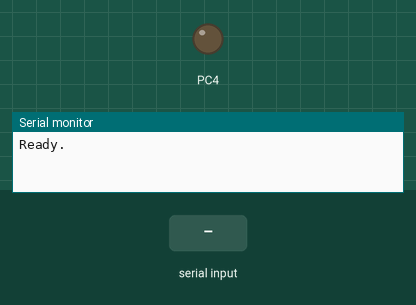
Bench run of a program on a simulated ATmega328P, built with avr-gcc and emulated at 16 MHz. Shown: output pins drawn as LEDs (lit = HIGH), the last lines printed to the serial monitor. Inputs (shaded band) come from the test bench.

Above: at 1.2 s.
1.3 s: "n" received over Serial
At 2.5 s:
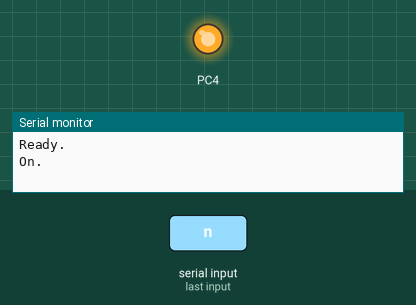
2.8 s: "m" received over Serial
At 3.9 s:
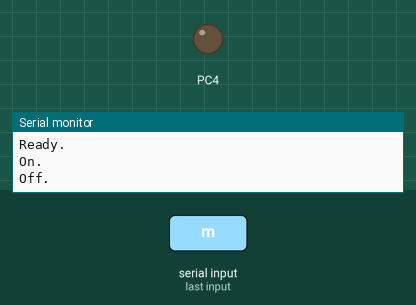
Timing chart, 0 to 5.8 s (numbered marks = the images above; inputs shaded):
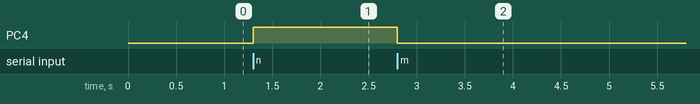

The program:

main.c
```c
/*
 * main.c
 *
 *  Created on: 06.11.2015
 *      Author: mpue
 */

#define F_CPU 16000000UL

#include <stdlib.h>
#include <avr/io.h>
#include <util/delay.h>
#include <avr/interrupt.h>
#include "uart.h"

#define setPin(PORT,PIN) PORT |= (1 << PIN)
#define clearPin(PORT,PIN) PORT &= ~(1 << PIN)

#define UART_BAUD_RATE      9600

int main(void) {

	setPin(DDRC,4);

	char buffer[4];


    /*
     *  Initialize UART library, pass baudrate and AVR cpu clock
     *  with the macro
     *  UART_BAUD_SELECT() (normal speed mode )
     *  or
     *  UART_BAUD_SELECT_DOUBLE_SPEED() ( double speed mode)
     */
    uart_init( UART_BAUD_SELECT(UART_BAUD_RATE,F_CPU) );

    /*
     * now enable interrupt, since UART library is interrupt controlled
     */
    sei();

    unsigned int c;


    uart_puts("Ready.\r\n");

	while(1) {

        /*
         * Get received character from ringbuffer
         * uart_getc() returns in the lower byte the received character and
         * in the higher byte (bitmask) the last receive error
         * UART_NO_DATA is returned when no data is available.
         *
         */
        c = uart_getc();

        if ( c & UART_NO_DATA )
        {
            /*
             * no data available from UART
             */
        }
        else
        {
            /*
             * new data available from UART
             * check for Frame or Overrun error
             */
            if ( c & UART_FRAME_ERROR )
            {
                /* Framing Error detected, i.e no stop bit detected */
                uart_puts_P("UART Frame Error: ");
            }
            if ( c & UART_OVERRUN_ERROR )
            {
                /*
                 * Overrun, a character already present in the UART UDR register was
                 * not read by the interrupt handler before the next character arrived,
                 * one or more received characters have been dropped
                 */
                uart_puts_P("UART Overrun Error: ");
            }
            if ( c & UART_BUFFER_OVERFLOW )
            {
                /*
                 * We are not reading the receive buffer fast enough,
                 * one or more received character have been dropped
                 */
                uart_puts_P("Buffer overflow error: ");
            }
            /*
             * send received character back
             */

            // PORTC ^= 1 << PINC4;

            if ((unsigned char)c == 'n') {
            	setPin(PORTC,4);
            	uart_puts("On.\r\n");
            }
            else if ((unsigned char)c ==  'm') {
            	clearPin(PORTC,4);
            	uart_puts("Off.\r\n");
            }

            // uart_putc( (unsigned char)c );

        }
	}


}
```

uart.h
```c
#ifndef UART_H
#define UART_H
/************************************************************************
Title:    Interrupt UART library with receive/transmit circular buffers
Author:   Peter Fleury <pfleury@gmx.ch>  http://tinyurl.com/peterfleury
File:     $Id: uart.h,v 1.13 2015/01/11 13:53:25 peter Exp $
Software: AVR-GCC 4.x, AVR Libc 1.4 or higher
Hardware: any AVR with built-in UART/USART
Usage:    see Doxygen manual

LICENSE:
    Copyright (C) 2015 Peter Fleury, GNU General Public License Version 3

    This program is free software; you can redistribute it and/or modify
    it under the terms of the GNU General Public License as published by
    the Free Software Foundation; either version 3 of the License, or
    any later version.

    This program is distributed in the hope that it will be useful,
    but WITHOUT ANY WARRANTY; without even the implied warranty of
    MERCHANTABILITY or FITNESS FOR A PARTICULAR PURPOSE.  See the
    GNU General Public License for more details.

************************************************************************/

/**
 *  @file
 *  @defgroup pfleury_uart UART Library <uart.h>
 *  @code #include <uart.h> @endcode
 *
 *  @brief Interrupt UART library using the built-in UART with transmit and receive circular buffers.
 *
 *  This library can be used to transmit and receive data through the built in UART.
 *
 *  An interrupt is generated when the UART has finished transmitting or
 *  receiving a byte. The interrupt handling routines use circular buffers
 *  for buffering received and transmitted data.
 *
 *  The UART_RX_BUFFER_SIZE and UART_TX_BUFFER_SIZE constants define
 *  the size of the circular buffers in bytes. Note that these constants must be a power of 2.
 *  You may need to adapt these constants to your target and your application by adding
 *  CDEFS += -DUART_RX_BUFFER_SIZE=nn -DUART_TX_BUFFER_SIZE=nn to your Makefile.
 *
 *  @note Based on Atmel Application Note AVR306
 *  @author Peter Fleury pfleury@gmx.ch  http://tinyurl.com/peterfleury
 *  @copyright (C) 2015 Peter Fleury, GNU General Public License Version 3
 */


#include <avr/pgmspace.h>


/**@{*/


/*
** constants and macros
*/


/** @brief  UART Baudrate Expression
 *  @param  xtalCpu  system clock in Mhz, e.g. 4000000UL for 4Mhz
 *  @param  baudRate baudrate in bps, e.g. 1200, 2400, 9600
 */
#define UART_BAUD_SELECT(baudRate,xtalCpu)  (((xtalCpu) + 8UL * (baudRate)) / (16UL * (baudRate)) -1UL)

/** @brief  UART Baudrate Expression for ATmega double speed mode
 *  @param  xtalCpu  system clock in Mhz, e.g. 4000000UL for 4Mhz
 *  @param  baudRate baudrate in bps, e.g. 1200, 2400, 9600
 */
#define UART_BAUD_SELECT_DOUBLE_SPEED(baudRate,xtalCpu) ( ((((xtalCpu) + 4UL * (baudRate)) / (8UL * (baudRate)) -1UL)) | 0x8000)

/** @brief  Size of the circular receive buffer, must be power of 2
 *
 *  You may need to adapt this constant to your target and your application by adding
 *  CDEFS += -DUART_RX_BUFFER_SIZE=nn to your Makefile.
 */
#ifndef UART_RX_BUFFER_SIZE
#define UART_RX_BUFFER_SIZE 32
#endif

/** @brief  Size of the circular transmit buffer, must be power of 2
 *
 *  You may need to adapt this constant to your target and your application by adding
 *  CDEFS += -DUART_TX_BUFFER_SIZE=nn to your Makefile.
 */
#ifndef UART_TX_BUFFER_SIZE
#define UART_TX_BUFFER_SIZE 32
#endif

/* test if the size of the circular buffers fits into SRAM */
#if ( (UART_RX_BUFFER_SIZE+UART_TX_BUFFER_SIZE) >= (RAMEND-0x60 ) )
#error "size of UART_RX_BUFFER_SIZE + UART_TX_BUFFER_SIZE larger than size of SRAM"
#endif

/*
** high byte error return code of uart_getc()
*/
#define UART_FRAME_ERROR      0x1000              /**< @brief Framing Error by UART       */
#define UART_OVERRUN_ERROR    0x0800              /**< @brief Overrun condition by UART   */
#define UART_PARITY_ERROR     0x0400              /**< @brief Parity Error by UART        */
#define UART_BUFFER_OVERFLOW  0x0200              /**< @brief receive ringbuffer overflow */
#define UART_NO_DATA          0x0100              /**< @brief no receive data available   */


/*
** function prototypes
*/

/**
   @brief   Initialize UART and set baudrate
   @param   baudrate Specify baudrate using macro UART_BAUD_SELECT()
   @return  none
*/
extern void uart_init(unsigned int baudrate);


/**
 *  @brief   Get received byte from ringbuffer
 *
 * Returns in the lower byte the received character and in the
 * higher byte the last receive error.
 * UART_NO_DATA is returned when no data is available.
 *
 *  @return  lower byte:  received byte from ringbuffer
 *  @return  higher byte: last receive status
 *           - \b 0 successfully received data from UART
 *           - \b UART_NO_DATA
 *             <br>no receive data available
 *           - \b UART_BUFFER_OVERFLOW
 *             <br>Receive ringbuffer overflow.
 *             We are not reading the receive buffer fast enough,
 *             one or more received character have been dropped
 *           - \b UART_OVERRUN_ERROR
 *             <br>Overrun condition by UART.
 *             A character already present in the UART UDR register was
 *             not read by the interrupt handler before the next character arrived,
 *             one or more received characters have been dropped.
 *           - \b UART_FRAME_ERROR
 *             <br>Framing Error by UART
 */
extern unsigned int uart_getc(void);


/**
 *  @brief   Put byte to ringbuffer for transmitting via UART
 *  @param   data byte to be transmitted
 *  @return  none
 */
extern void uart_putc(unsigned char data);


/**
 *  @brief   Put string to ringbuffer for transmitting via UART
 *
 *  The string is buffered by the uart library in a circular buffer
 *  and one character at a time is transmitted to the UART using interrupts.
 *  Blocks if it can not write the whole string into the circular buffer.
 *
 *  @param   s string to be transmitted
 *  @return  none
 */
extern void uart_puts(const char *s );


/**
 * @brief    Put string from program memory to ringbuffer for transmitting via UART.
 *
 * The string is buffered by the uart library in a circular buffer
 * and one character at a time is transmitted to the UART using interrupts.
 * Blocks if it can not write the whole string into the circular buffer.
 *
 * @param    s program memory string to be transmitted
 * @return   none
 * @see      uart_puts_P
 */
extern void uart_puts_p(const char *s );

/**
 * @brief    Macro to automatically put a string constant into program memory
 */
#define uart_puts_P(__s)       uart_puts_p(PSTR(__s))


/** @brief  Initialize USART1 (only available on selected ATmegas) @see uart_init */
extern void uart1_init(unsigned int baudrate);
/** @brief  Get received byte of USART1 from ringbuffer. (only available on selected ATmega) @see uart_getc */
extern unsigned int uart1_getc(void);
/** @brief  Put byte to ringbuffer for transmitting via USART1 (only available on selected ATmega) @see uart_putc */
extern void uart1_putc(unsigned char data);
/** @brief  Put string to ringbuffer for transmitting via USART1 (only available on selected ATmega) @see uart_puts */
extern void uart1_puts(const char *s );
/** @brief  Put string from program memory to ringbuffer for transmitting via USART1 (only available on selected ATmega) @see uart_puts_p */
extern void uart1_puts_p(const char *s );
/** @brief  Macro to automatically put a string constant into program memory */
#define uart1_puts_P(__s)       uart1_puts_p(PSTR(__s))

/**@}*/


#endif // UART_H
```

Source omitted: uart.c (26649 bytes)

Measured:
- after the input at 1.3 s, PC4: LOW → HIGH at once
- after the input at 2.8 s, PC4: HIGH → LOW at once
